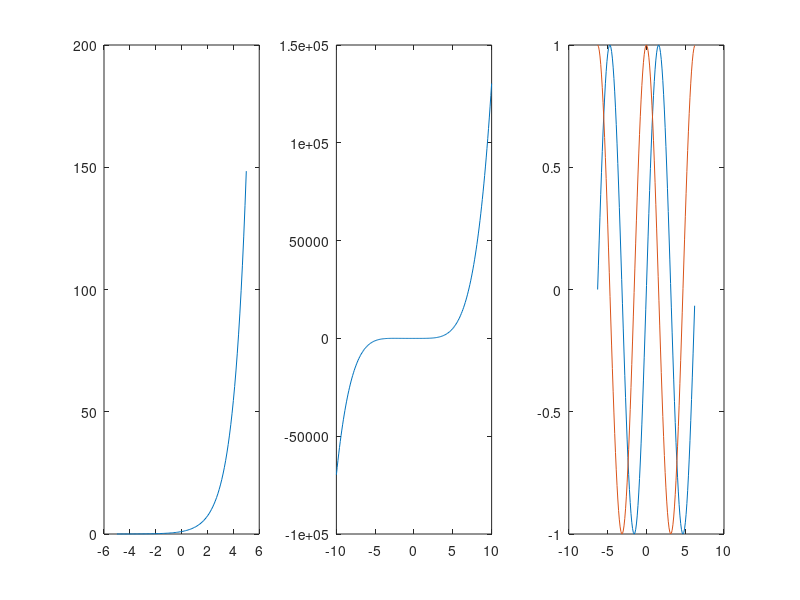

Reproduce this figure in MATLAB.
xval1 = -5:0.1:5;
yval1 = exp(xval1);
subplot(1,3,1), plot(xval1, yval1);

xval2 = -10:0.1:10;
yval2 = xval2.^5 + 3 * xval2.^4 + 3 * xval2.^2 + xval2 + 1;
subplot(1,3,2), plot(xval2, yval2);

xval3 = -2*pi:0.1:2*pi;
gx = sin(xval3);
hx = cos(xval3);
subplot(1,3,3), plot(xval3, gx);
hold on
subplot(1,3,3), plot(xval3, hx);
hold off